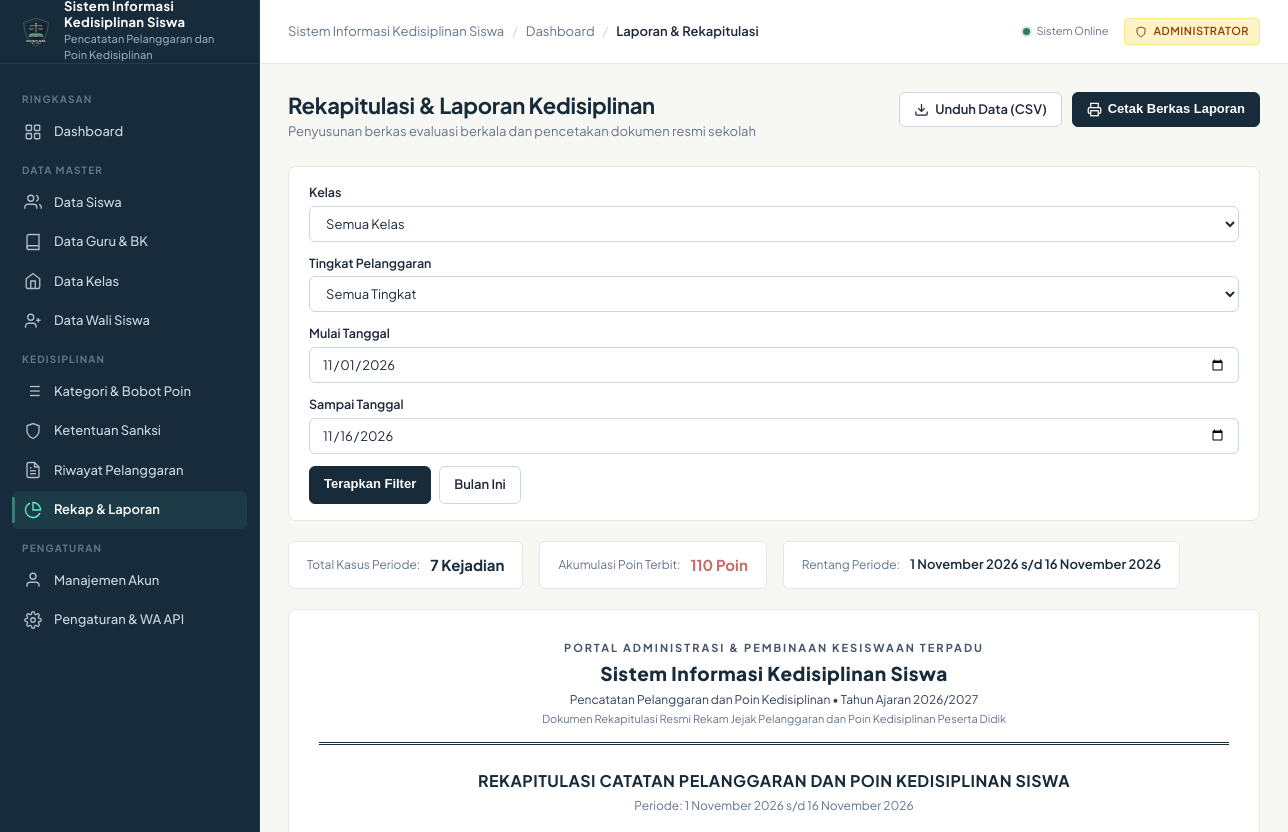
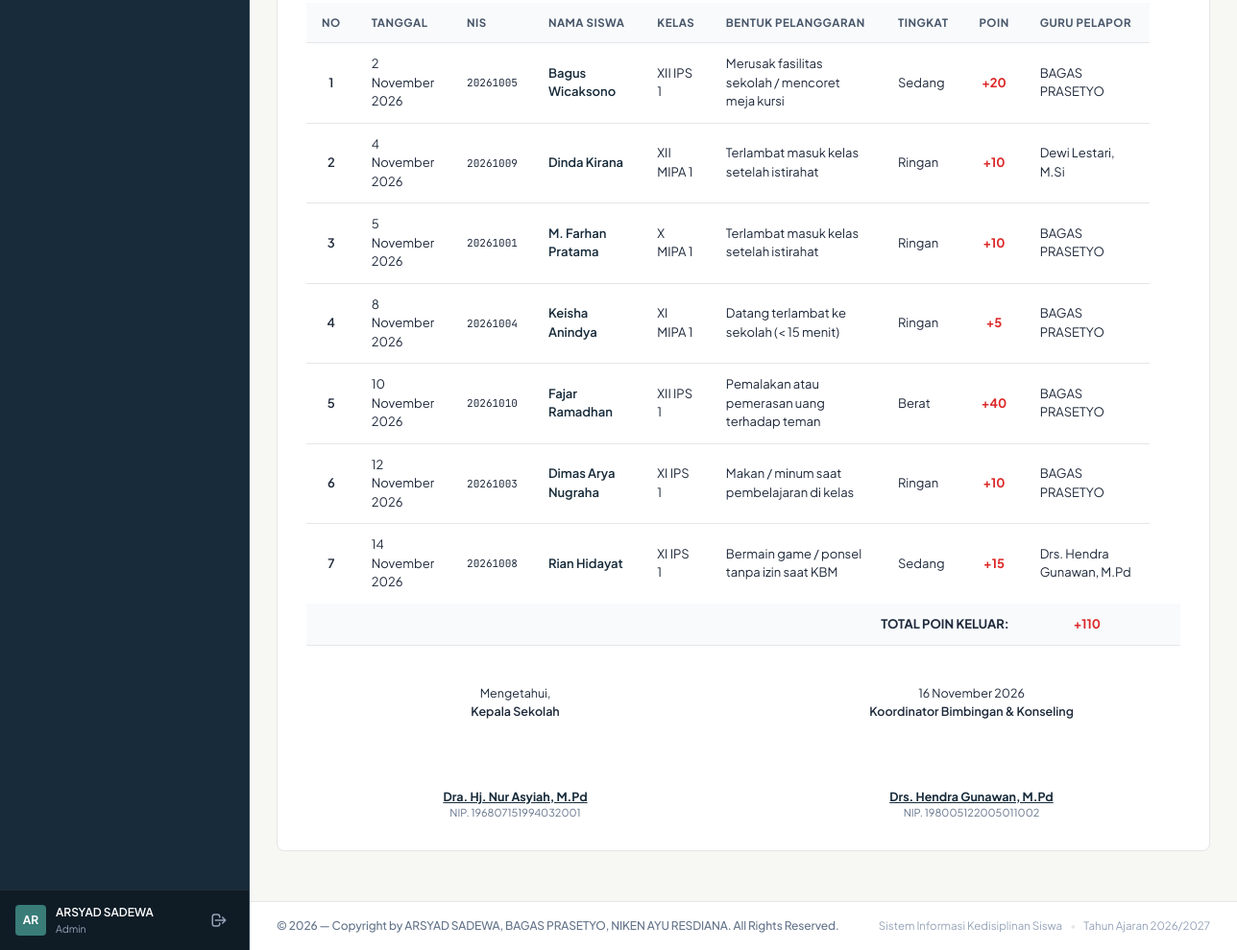
Screenshot of /admin/reports.php (signed in) with the database file from the repository (2 pictures, top to bottom).
### tables this page shows
CREATE TABLE `users` (
    `id` INT AUTO_INCREMENT PRIMARY KEY,
    `username` VARCHAR(50) NOT NULL UNIQUE,
    `password` VARCHAR(255) NOT NULL,
    `full_name` VARCHAR(100) NOT NULL,
    `role` ENUM('admin', 'teacher', 'parent') NOT NULL,
    `status` ENUM('active', 'inactive') NOT NULL DEFAULT 'active',
    `last_login` DATETIME NULL,
    `created_at` TIMESTAMP DEFAULT CURRENT_TIMESTAMP,
    `updated_at` TIMESTAMP DEFAULT CURRENT_TIMESTAMP ON UPDATE CURRENT_TIMESTAMP
);

CREATE TABLE `violation_records` (
    `id` INT AUTO_INCREMENT PRIMARY KEY,
    `kode_transaksi` VARCHAR(50) NOT NULL UNIQUE,
    `student_id` INT NOT NULL,
    `category_id` INT NOT NULL,
    `teacher_id` INT NOT NULL,
    `poin` INT NOT NULL,
    `tanggal_kejadian` DATE NOT NULL,
    `waktu_kejadian` TIME NOT NULL,
    `tempat_kejadian` VARCHAR(100) NOT NULL DEFAULT 'Lingkungan Sekolah',
    `keterangan` TEXT NOT NULL,
    `status_tindak_lanjut` ENUM('Menunggu', 'Diproses', 'Selesai') NOT NULL DEFAULT 'Diproses',
    `created_at` TIMESTAMP DEFAULT CURRENT_TIMESTAMP,
    `updated_at` TIMESTAMP DEFAULT CURRENT_TIMESTAMP ON UPDATE CURRENT_TIMESTAMP,
    CONSTRAINT `fk_violations_student` FOREIGN KEY (`student_id`) REFERENCES `students` (`id`) ON DELETE RESTRICT ON UPDATE CASCADE,
    CONSTRAINT `fk_violations_category` FOREIGN KEY (`category_id`) REFERENCES `violation_categories` (`id`) ON DELETE RESTRICT ON UPDATE CASCADE,
    CONSTRAINT `fk_violations_teacher` FOREIGN KEY (`teacher_id`) REFERENCES `teachers` (`id`) ON DELETE RESTRICT ON UPDATE CASCADE
);

CREATE TABLE `students` (
    `id` INT AUTO_INCREMENT PRIMARY KEY,
    `nis` VARCHAR(30) NOT NULL UNIQUE,
    `nisn` VARCHAR(30) NULL UNIQUE,
    `nama_lengkap` VARCHAR(100) NOT NULL,
    `jenis_kelamin` ENUM('L', 'P') NOT NULL,
    `class_id` INT NOT NULL,
    `tempat_lahir` VARCHAR(50) NULL,
    `tanggal_lahir` DATE NULL,
    `alamat` TEXT NULL,
    `no_telp_wali` VARCHAR(20) NOT NULL,
    `total_poin` INT NOT NULL DEFAULT 0,
    `status_siswa` ENUM('aktif', 'lulus', 'pindah', 'dikeluarkan') NOT NULL DEFAULT 'aktif',
    `created_at` TIMESTAMP DEFAULT CURRENT_TIMESTAMP,
    `updated_at` TIMESTAMP DEFAULT CURRENT_TIMESTAMP ON UPDATE CURRENT_TIMESTAMP,
    CONSTRAINT `fk_students_class` FOREIGN KEY (`class_id`) REFERENCES `classes` (`id`) ON DELETE RESTRICT ON UPDATE CASCADE
);

CREATE TABLE `classes` (
    `id` INT AUTO_INCREMENT PRIMARY KEY,
    `nama_kelas` VARCHAR(50) NOT NULL UNIQUE,
    `tingkat` ENUM('X', 'XI', 'XII') NOT NULL,
    `jurusan` VARCHAR(50) NOT NULL DEFAULT 'MIPA',
    `wali_kelas_id` INT NULL,
    `tahun_ajaran` VARCHAR(20) NOT NULL DEFAULT '2026/2027',
    `created_at` TIMESTAMP DEFAULT CURRENT_TIMESTAMP,
    `updated_at` TIMESTAMP DEFAULT CURRENT_TIMESTAMP ON UPDATE CURRENT_TIMESTAMP,
    CONSTRAINT `fk_classes_wali` FOREIGN KEY (`wali_kelas_id`) REFERENCES `teachers` (`id`) ON DELETE SET NULL ON UPDATE CASCADE
);

CREATE TABLE `violation_categories` (
    `id` INT AUTO_INCREMENT PRIMARY KEY,
    `kode` VARCHAR(20) NOT NULL UNIQUE,
    `nama_pelanggaran` VARCHAR(150) NOT NULL,
    `tingkat` ENUM('Ringan', 'Sedang', 'Berat') NOT NULL,
    `poin` INT NOT NULL,
    `deskripsi` TEXT NULL,
    `status` ENUM('active', 'inactive') NOT NULL DEFAULT 'active',
    `created_at` TIMESTAMP DEFAULT CURRENT_TIMESTAMP,
    `updated_at` TIMESTAMP DEFAULT CURRENT_TIMESTAMP ON UPDATE CURRENT_TIMESTAMP
);

CREATE TABLE `teachers` (
    `id` INT AUTO_INCREMENT PRIMARY KEY,
    `user_id` INT NULL,
    `nip` VARCHAR(30) NOT NULL UNIQUE,
    `nama_guru` VARCHAR(100) NOT NULL,
    `jenis_kelamin` ENUM('L', 'P') NOT NULL,
    `jabatan` VARCHAR(100) NOT NULL DEFAULT 'Guru Bimbingan Konseling',
    `no_telp` VARCHAR(20) NOT NULL,
    `email` VARCHAR(100) NULL,
    `created_at` TIMESTAMP DEFAULT CURRENT_TIMESTAMP,
    `updated_at` TIMESTAMP DEFAULT CURRENT_TIMESTAMP ON UPDATE CURRENT_TIMESTAMP,
    CONSTRAINT `fk_teachers_user` FOREIGN KEY (`user_id`) REFERENCES `users` (`id`) ON DELETE SET NULL ON UPDATE CASCADE
);

### admin/reports.php (the view, shortened to what the rows shown need)
<?php
require_role(['admin']);
$pdo = get_db_connection();
$start_date = trim($_GET['start_date'] ?? date('Y-m-01'));
$end_date = trim($_GET['end_date'] ?? date('Y-m-d'));
$where = ["1=1"];
$params = [];
if (!empty($start_date)) {
    $where[] = "vr.tanggal_kejadian >= ?";
    $params[] = $start_date;
}
if (!empty($end_date)) {
    $where[] = "vr.tanggal_kejadian <= ?";
    $params[] = $end_date;
}
$where_sql = implode(" AND ", $where);
$sql = "
    SELECT vr.*, s.nama_lengkap as nama_siswa, s.nis, c.nama_kelas,
           vc.nama_pelanggaran, vc.tingkat, t.nama_guru
    FROM violation_records vr
    JOIN students s ON vr.student_id = s.id
    JOIN classes c ON s.class_id = c.id
    JOIN violation_categories vc ON vr.category_id = vc.id
    JOIN teachers t ON vr.teacher_id = t.id
    WHERE {$where_sql}
    ORDER BY vr.tanggal_kejadian ASC, vr.id ASC
";
$stmt = $pdo->prepare($sql);
$stmt->execute($params);
$records = $stmt->fetchAll();
require_once __DIR__ . '/../includes/header.php';
?>
<div class="no-print">
  <div class="page-header">
    <div>
      <h1 class="page-title">Rekapitulasi & Laporan Kedisiplinan</h1>
    </div>
  </div>
</div>
<div class="surface-card" style="padding: 30px;">
  <div style="text-align: center; margin-bottom: 20px;">
    <h2 style="font-size: 16px; font-weight: 700; text-transform: uppercase; letter-spacing: 0.5px; color: #172B3A;">
      REKAPITULASI CATATAN PELANGGARAN DAN POIN KEDISIPLINAN SISWA
    </h2>
  </div>
  <table class="app-table" style="font-size: 12px;">
    <thead>
      <tr style="background: #F1F5F9;">
        <th style="width: 35px; text-align: center;">No</th>
        <th>Tanggal</th>
        <th>NIS</th>
        <th>Nama Siswa</th>
        <th>Kelas</th>
        <th>Bentuk Pelanggaran</th>
        <th>Tingkat</th>
        <th style="text-align: center;">Poin</th>
        <th>Guru Pelapor</th>
      </tr>
    </thead>
    <tbody>
      <?php if (empty($records)): ?>
        <tr>
          <td colspan="9" style="text-align: center; padding: 30px; color: #64748B;">
            Tidak ada catatan pelanggaran yang terdata pada parameter periode ini.
          </td>
        </tr>
      <?php else: ?>
        <?php $no = 1; foreach ($records as $r): ?>
          <tr>
            <td style="text-align: center; font-weight: 600;"><?= $no++ ?></td>
            <td><?= format_date_id($r['tanggal_kejadian']) ?></td>
            <td style="font-family: var(--font-mono); font-size: 11px;"><?= e($r['nis']) ?></td>
            <td style="font-weight: 600; color: #172B3A;"><?= e($r['nama_siswa']) ?></td>
            <td><?= e($r['nama_kelas']) ?></td>
            <td>
              <div style="max-width: 200px;"><?= e($r['nama_pelanggaran']) ?></div>
            </td>
            <td><?= e($r['tingkat']) ?></td>
            <td style="text-align: center; font-weight: 700; color: #DC2626;">+<?= (int)$r['poin'] ?></td>
            <td><?= e($r['nama_guru']) ?></td>
          </tr>
        <?php endforeach; ?>
      <?php endif; ?>
    </tbody>
  </table>
</div>
<?php require_once __DIR__ . '/../includes/footer.php'; ?>

### includes/sidebar.php (shortened to what the rows shown need)
<?php
$user = current_user();
?>
<aside class="app-sidebar" id="app-sidebar">
  <div class="sidebar-footer">
    <div class="user-mini-profile">
      <div class="user-avatar-initials">
        <?= strtoupper(substr($user['full_name'], 0, 2)) ?>
      </div>
      <div class="user-info">
        <span class="user-name" title="<?= e($user['full_name']) ?>"><?= e($user['full_name']) ?></span>
        <span class="user-role"><?= e($user['role']) ?></span>
      </div>
    </div>
  </div>
</aside>

### rows the page displays
users: full_name "AR", full_name "ARSYAD SADEWA", role "Admin"
violation_records: tanggal_kejadian "2 November 2026", student.nis "20261005", student.nama_lengkap "Bagus Wicaksono", classes.nama_kelas "XII IPS 1", category.nama_pelanggaran "Merusak fasilitas sekolah / mencoret meja kursi", category.tingkat "Sedang", poin "20", teacher.nama_guru "BAGAS PRASETYO"
violation_records: tanggal_kejadian "4 November 2026", student.nis "20261009", student.nama_lengkap "Dinda Kirana", classes.nama_kelas "XII MIPA 1", category.nama_pelanggaran "Terlambat masuk kelas setelah istirahat", category.tingkat "Ringan", poin "10", teacher.nama_guru "Dewi Lestari, M.Si"
violation_records: tanggal_kejadian "5 November 2026", student.nis "20261001", student.nama_lengkap "M. Farhan Pratama", classes.nama_kelas "X MIPA 1", category.nama_pelanggaran "Terlambat masuk kelas setelah istirahat", category.tingkat "Ringan", poin "10", teacher.nama_guru "BAGAS PRASETYO"
violation_records: tanggal_kejadian "8 November 2026", student.nis "20261004", student.nama_lengkap "Keisha Anindya", classes.nama_kelas "XI MIPA 1", category.nama_pelanggaran "Datang terlambat ke sekolah (< 15 menit)", category.tingkat "Ringan", poin "5", teacher.nama_guru "BAGAS PRASETYO"
violation_records: tanggal_kejadian "10 November 2026", student.nis "20261010", student.nama_lengkap "Fajar Ramadhan", classes.nama_kelas "XII IPS 1", category.nama_pelanggaran "Pemalakan atau pemerasan uang terhadap teman", category.tingkat "Berat", poin "40", teacher.nama_guru "BAGAS PRASETYO"
violation_records: tanggal_kejadian "12 November 2026", student.nis "20261003", student.nama_lengkap "Dimas Arya Nugraha", classes.nama_kelas "XI IPS 1", category.nama_pelanggaran "Makan / minum saat pembelajaran di kelas", category.tingkat "Ringan", poin "10", teacher.nama_guru "BAGAS PRASETYO"
violation_records: tanggal_kejadian "14 November 2026", student.nis "20261008", student.nama_lengkap "Rian Hidayat", classes.nama_kelas "XI IPS 1", category.nama_pelanggaran "Bermain game / ponsel tanpa izin saat KBM", category.tingkat "Sedang", poin "15", teacher.nama_guru "Drs. Hendra Gunawan, M.Pd"

### other values shown
APP_NAME "Sistem Informasi Kedisiplinan Siswa"
APP_SUBTITLE "Pencatatan Pelanggaran dan Poin Kedisiplinan"
$b['title'] "Dashboard"
$b['title'] "Laporan & Rekapitulasi"
$total_cases "7"
$total_points_recap "110"
format_date_id($start_date) "1 November 2026"
format_date_id($end_date) "16 November 2026"
get_setting('academic_year', '2026/2027') "2026/2027"
